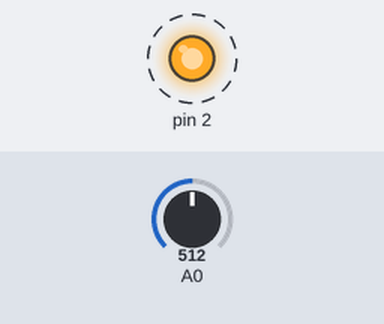
The sketch below on a simulated Arduino Uno, built with avr-gcc and run on an emulated ATmega328P. Shown: output pins drawn as LEDs (lit = HIGH). Dashed ring = blinking. The inputs (shaded band) are chosen by the test bench; at power-on: A0 = 512. What the sketch prints to the serial monitor is not drawn.

Above: at 0.3 s.
Timing chart, 0 to 3.7 s (numbered marks = the images above):
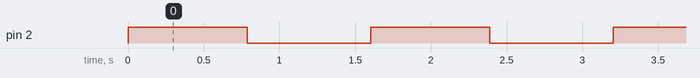

The sketch:

initial_sound_output.ino
```cpp
/*
 * The first iteration of the algorithm to output a sound using interrupts and DAC
 * Can only ooutput a sound of a specific frequency
 * How can I ouput sounds of different frequency??? multiple arrays? will there by enough memory?
 */

boolean toggle1 = 0;

//light sensors
int sensor_mid = A0;
int sensor_right = A1;
int sensor_left = A2;

//motorpins for motor driver
int motor_l_1 = 10;
int motor_l_2 = 11;
int motor_r_1 = 12;
int motor_r_2 = 13;

//output pins for R-2R bridge
int R_bridge [8] = {2,3,4,5,6,7,8,9};

//music notes number: C,D,E,F,G,A,B,C
int music_notes [8] ={0,1,2,3,4,5,6,7};

int t = 0;
//for f = 10hz
int  sin_val [100] = {127,
134, 142, 150, 158, 166, 173, 181, 188, 195, 201,
207, 213, 219, 224, 229, 234, 238, 241, 245, 247,
249, 251, 252, 253, 253, 253, 253, 251, 250, 247,
245, 241, 238, 234, 229, 224, 219, 214, 208, 201,
195, 188, 181, 173, 166, 158, 150, 143, 135, 127,
119, 111, 103, 95, 87, 80, 73, 66, 59, 52,
46, 40, 34, 29, 24, 19, 15, 12, 9, 6,
4, 2, 1, 0, 0, 0, 0, 2, 3, 6,
8, 11, 15, 19, 24, 28, 34, 39, 45, 52,
58, 65, 72, 79, 87, 95, 102, 110, 118};

const float pi = 3.14;

void setup()
{
  //cli();//stop interrupts
  //set pin 2-7 as output, 1 as output (serial communication to pc), 0 as input (serial communication from pc to board)
  //DDRD = DDRD | B11111110;
  pinMode(2, OUTPUT);

  //set pin 8-13 as outout
//  DDRB = DDRB | B00111111;


  //set A0,A1,A2 as input
 // DDRC = DDRC | B00000000;

  //fill in the sine value array
/*
  for (int index = 0; index<8000; index++)
  {
    sin_val[index] = sin(index*0.1);
  }
  */

   //setup timers for interrupt

   //Timer 0 - Read Light Intensity Sensor music notes, Read Light Intensity Sensor line following
   //set timer0 interrupt at 8kHz
   TCCR0A = 0;// set entire TCCR0A register to 0
   TCCR0B = 0;// same for TCCR0B
   TCNT0  = 0;//initialize counter value to 0
   // set compare match register for 8khz increments
   OCR0A = 249; // = (16*10^6) / (8000*8) - 1 (must be <256)
   // turn on CTC mode
   TCCR0A |= (1 << WGM01);
   // Set CS01 and CS00 bits for 64 prescaler
   TCCR0B |= (1 << CS01) | (1 << CS00);
   // enable timer compare interrupt
   TIMSK0 |= (1 << OCIE0A);


   //Timer 1 - Output to R-2R bridge - speaker

   //set timer1 interrupt at 1Hz
  TCCR1A = 0;// set entire TCCR1A register to 0
  TCCR1B = 0;// same for TCCR1B
  TCNT1  = 0;//initialize counter value to 0
  // set compare match register for 1hz increments
  OCR1A = 249;// = (16*10^6) / (1*1024) - 1 (must be <65536)
  // turn on CTC mode
  TCCR1B |= (1 << WGM12);
  // Set CS12 and CS10 bits for 1024 prescaler
  TCCR1B |= (1 << CS12) | (1 << CS10);
  // enable timer compare interrupt
  TIMSK1 |= (1 << OCIE1A);

   //Timer 2 - Output to motor controller


   //setup input and output pins

    Serial.begin(9600);

}

void loop()
{
  /*
  for (int i = 2; i < 10; i++)
  {
    pinMode(i, HIGH);
  }
  */

Serial.println(analogRead(A0)/4);
 analogWrite(2,sin_val[t]);

// digitalWrite(2, HIGH);
// delay(1000);


}

//interrupt commands for timer 0

ISR(TIMER0_COMPA_vect)
{
  /*
  t+=1;
  if(t == 100) //8000/100= 80hz, base frequency
  t = 0;
  */
}

ISR(TIMER1_COMPA_vect){//timer1 interrupt 1Hz toggles pin 13 (LED)
//generates pulse wave of frequency 1Hz/2 = 0.5kHz (takes two cycles for full wave- toggle high then toggle low)
/*
  if (toggle1){
    digitalWrite(2,HIGH);
    toggle1 = 0;
  }
  else{
    digitalWrite(2,LOW);
    toggle1 = 1;
  }
  */
  t+=1;
  if(t == 100) //8000/100= 80hz, base frequency
  t = 0;
}

/*
//interrupt commands for timer 1
ISR(TIMER1_COMPA_vect)
{

}

//interrupt commands for timer 2
ISR(TIMER2_COMPA_vect)
{

}
*/

//takes in an interger from 1 - 255 analog value and converts it to digital signals
void DAC (int desired_analog)
{
  PORTD = desired_analog << 2;
  PORTB = desired_analog >> 6;
}


float sine(float num)
{
  int i = num/0.01;
  int index = i%628;
  return sin_val[index];
}


//output a music note at a specific frenquency for a certain duration
//Low E: 165Hz, High G: 784Hz
void play_note(int frequency)
{
 // int base_multi = frequency/10;
 // DAC(sin_val[t]);
}

/*
//play C
void play_C_L(short duration)
{

}

//play D
void play_D(short duration)
{

}

//play E
void play_E(short duration)
{

}

//play F
void play_F(short duration)
{

}

//play G
void play_G(short duration)
{

}

//play A
void play_A(short duration)
{

}

//play B
void play_B(short duration)
{

}

//play C higher octave
void play_C_H(short duration)
{

}


//% Duty cycle = (TON/(TON + TOFF)) *100
//output to motor controller, define clockwise as positive, counter clockwise as negative
void motor_set_v(float motor1_v, float motor2_v)
{

}

//output to motor controller, robot go staright
void robot_straight(float velocity)
{
}

//output to motor controller, robot turn
void robot_turn(float velocity, float turn_degree, int right_or_left)
{

}
*/
```

Measured:
- by itself, pin 2: alternates HIGH for 0.79 s and LOW for 0.82 s
